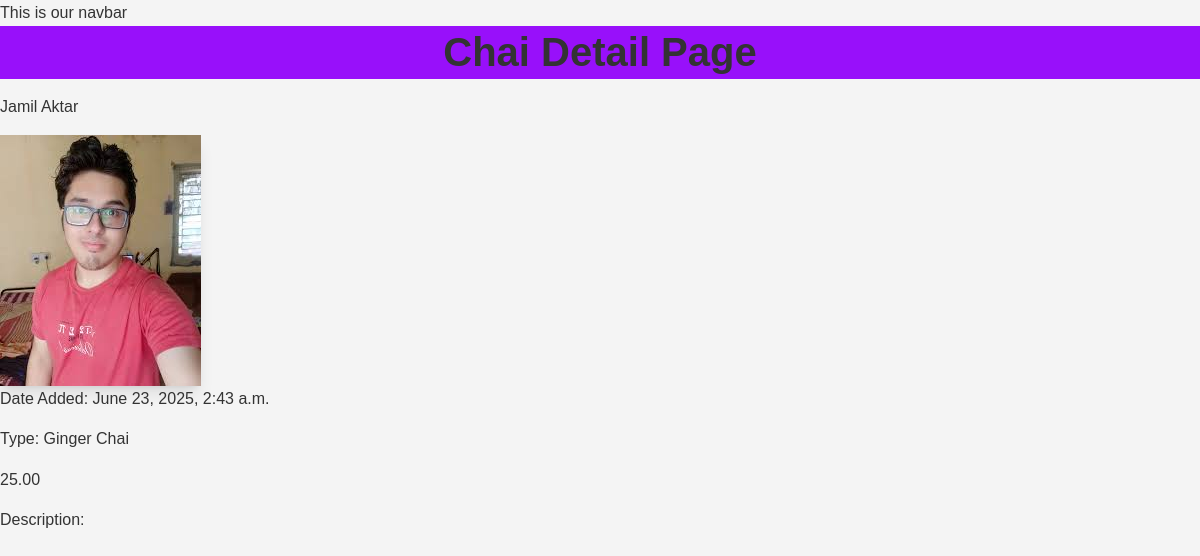
The app's page /chai_app/3/ with its own data.
### chai_app/models.py (models this page shows, shortened)
class ChaiVarity(models.Model):
     CHAI_TYPES_CHOICE = [
         ('Masala', 'Masala Chai'),
         ('Ginger', 'Ginger Chai'),
         ('Cardamom', 'Cardamom Chai'),
         ('Lemon', 'Lemon Chai'),
         ('Plain', 'Plain Chai'),
     ]
     name = models.CharField(max_length=100)
     image = models.ImageField(upload_to='chais/')
     date_added = models.DateTimeField(default=timezone.now)
     type = models.CharField(max_length=20, choices=CHAI_TYPES_CHOICE, default='Plain')
     description = models.TextField(default="", blank=True)
     price = models.DecimalField(max_digits=6, decimal_places=2, default=10.00)

### chai_app/views.py (the view)
# urls.py: path('<int:chai_id>/', views.chai_detail, name='chai_detail'),
def chai_detail(request, chai_id):
    chai = get_object_or_404(ChaiVarity, pk=chai_id)
    return render(request, 'chai_app/chai_detail.html', {'chai': chai})

### chai_app/templates/chai_app/chai_detail.html (shortened to what this page needs)
{% extends "layout.html" %}
{% block content %}
<h1 class="bg-purple-600 text-2xl font-bold mb-4" >Chai Detail Page</h1>
<h3>{{ chai.name }}</h3>
<img class='bg-amber-400 shadow-lg' src="{{ chai.image.url }}" alt="{{ chai.name }}">
<p>Date Added: {{ chai.date_added }}</p>
<p>Type: {{ chai.get_type_display }}</p>
<h2>{{ chai.price }}</h2>
<p>Description: {{ chai.description }}</p>
{% endblock %}

### static/style.css (style rules this page uses)
body { background-color: #08153d; color: #ffffff; }
h1 { text-align: center; font-size: 2.5em; color: #ffffff; }
* { margin: 0; padding: 0; box-sizing: border-box; }
body { font-family: 'Arial', sans-serif; line-height: 1.6; color: #333; background-color: #f4f4f4; }
h1, h2, h3, h4 { color: #333; margin-bottom: 15px; }
p { margin-bottom: 15px; }

### records on screen
ChaiVarity: name "Jamil Aktar", image (picture), date_added "June 23, 2025, 2:43 a.m.", type "Ginger Chai", price "25.00"
